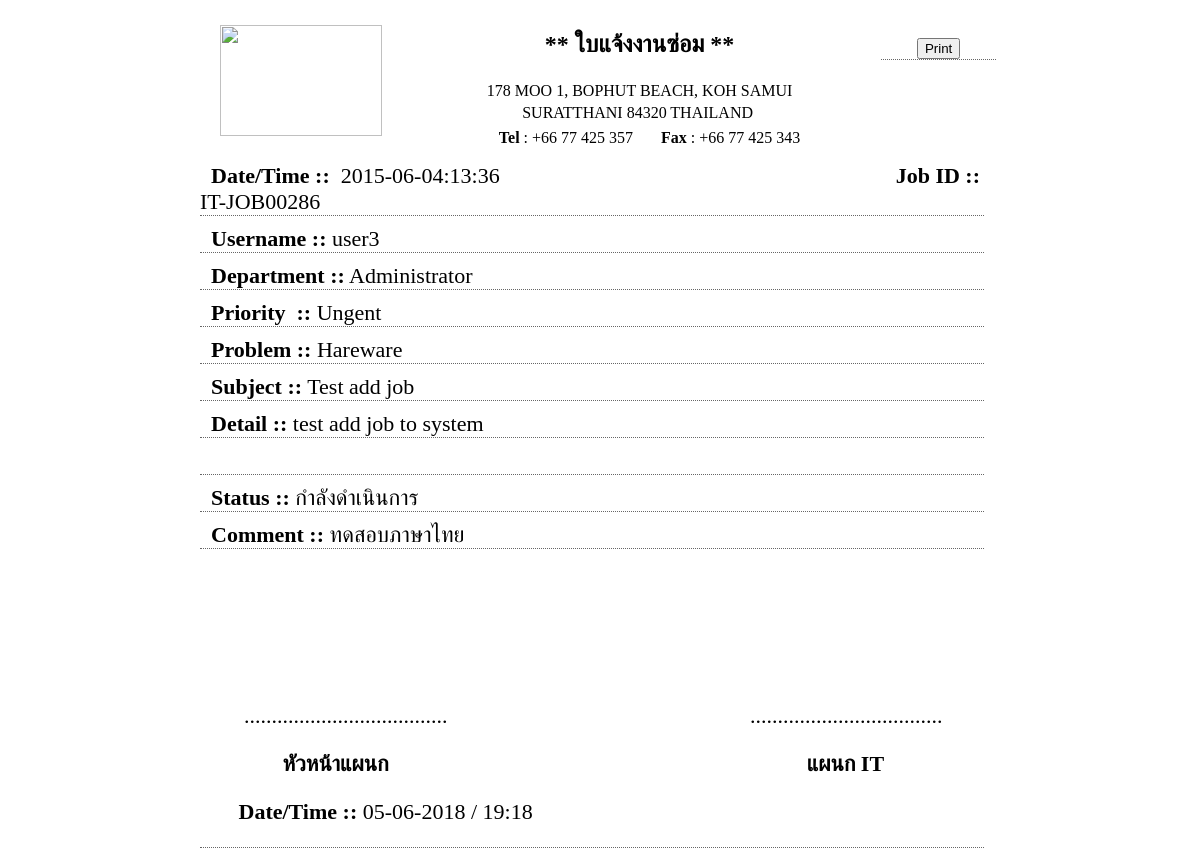
Page /sendoutsite_report.php?id=286 on the committed database.
### tables this page shows
CREATE TABLE `addjob` (
  `id` int(5) NOT NULL auto_increment,
  `name` varchar(100) NOT NULL,
  `datepicker` date NOT NULL,
  `time` varchar(20) NOT NULL,
  `department` varchar(100) NOT NULL,
  `piority` varchar(100) NOT NULL,
  `subject` varchar(100) NOT NULL,
  `problem` varchar(100) NOT NULL,
  `details` varchar(255) NOT NULL,
  `comment` varchar(255) default NULL,
  `status` varchar(100) default NULL,
  PRIMARY KEY  (`id`)
);

### sendoutsite_report.php (the view, shortened to what this page needs)
<?php require_once('Connections/IT.php'); ?>
<?php
if (!function_exists("GetSQLValueString")) {
function GetSQLValueString($theValue, $theType, $theDefinedValue = "", $theNotDefinedValue = "")
{
  $theValue = function_exists("mysql_real_escape_string") ? mysql_real_escape_string($theValue) : mysql_escape_string($theValue);
  switch ($theType) {
    case "long":
    case "int":
      $theValue = ($theValue != "") ? intval($theValue) : "NULL";
      break;
  }
  return $theValue;
}
}
$query_MAR = "SELECT * FROM addjob";
$MAR = mysql_query($query_MAR, $IT) or die(mysql_error());
$totalRows_MAR = mysql_num_rows($MAR);$colname_MAR = "-1";
if (isset($_GET['id'])) {
  $colname_MAR = $_GET['id'];
}
$query_MAR = sprintf("SELECT * FROM addjob WHERE id = %s", GetSQLValueString($colname_MAR, "int"));
$MAR = mysql_query($query_MAR, $IT) or die(mysql_error());
$row_MAR = mysql_fetch_assoc($MAR);
?>
<!DOCTYPE html PUBLIC "-//W3C//DTD XHTML 1.0 Transitional//EN" "http://www.w3.org/TR/xhtml1/DTD/xhtml1-transitional.dtd">
<html xmlns="http://www.w3.org/1999/xhtml">
<head>
</head>
<body>
  <?
    $date = date("d-m-Y");
    $time = date("H:i");
    ?>
<div id="wrapall">
  <table width="100%" border="0">
    <tr>
      <td width="25%" rowspan="4" align="center"><img src="images/rws_logo.png" width="162" height="111" /></td>
      <td width="60%" align="center"><h2><strong>** ใบแจ้งงานซ่อม **</strong></h2></td>
      <td width="15%" align="center">  <div class="data_line">
    <input name="btnprint" id="btnprint" type="button" onClick="window.print()" value="Print" />
  </div></td>
    </tr>
    <tr>
      <td align="center">178 MOO 1, BOPHUT BEACH, KOH SAMUI</td>
      <td>&nbsp;</td>
    </tr>
    <tr>
      <td align="center">SURATTHANI 84320 THAILAND </td>
      <td>&nbsp;</td>
    </tr>
    <tr>
      <td height="24" align="center"><strong>&nbsp;&nbsp;&nbsp;&nbsp;&nbsp;Tel </strong>: +66 77 425 357 &nbsp;&nbsp;&nbsp;&nbsp;&nbsp;&nbsp;<strong>Fax</strong> : +66 77 425 343</td>
      <td>&nbsp;</td>
    </tr>
  </table>
  <div class="data_line"><strong>Date/Time ::</strong> <?php echo $row_MAR['datepicker']; ?>:<?php echo $row_MAR['time']; ?><strong>Job ID ::</strong> IT-JOB00<?php echo $row_MAR['id']; ?></div>
  <div class="data_line">&nbsp;&nbsp;<strong>Username ::&nbsp;</strong><?php echo $row_MAR['name']; ?></div>
  <div class="data_line">&nbsp;&nbsp;<strong>Department ::</strong> <?php echo $row_MAR['department']; ?></div>
  <div class="data_line">&nbsp;&nbsp;<strong>Priority &nbsp;::</strong> <?php echo $row_MAR['piority']; ?></div>
  <div class="data_line">&nbsp;&nbsp;<strong>Problem ::</strong>&nbsp;<?php echo $row_MAR['problem']; ?></div>
  <div class="data_line">&nbsp;&nbsp;<strong>Subject ::</strong> <?php echo $row_MAR['subject']; ?></div>
  <div class="data_line">&nbsp;<strong>&nbsp;Detail ::</strong>&nbsp;<?php echo $row_MAR['details']; ?></div>
  <div class="data_line">&nbsp;</div>
  <div class="data_line">&nbsp;&nbsp;<strong>Status ::</strong>&nbsp;<?php echo $row_MAR['status']; ?></div>
  <div class="data_line">&nbsp;&nbsp;<strong>Comment ::</strong>&nbsp;<?php echo $row_MAR['comment']; ?></div>
  <div class="data_line">&nbsp;&nbsp;
    <p>&nbsp;</p>
    <p>&nbsp;</p>
    <p>&nbsp;&nbsp;&nbsp;&nbsp;  &nbsp;&nbsp;&nbsp;.....................................&nbsp;&nbsp;&nbsp;&nbsp;&nbsp;&nbsp;&nbsp;&nbsp;&nbsp;&nbsp;&nbsp;&nbsp;&nbsp;&nbsp;&nbsp;&nbsp;&nbsp;&nbsp;&nbsp;&nbsp;&nbsp;&nbsp;&nbsp;&nbsp;&nbsp;&nbsp;&nbsp;&nbsp;&nbsp;&nbsp;&nbsp;&nbsp;&nbsp;&nbsp;&nbsp;&nbsp;&nbsp;&nbsp;&nbsp;&nbsp;&nbsp;&nbsp;&nbsp;&nbsp;&nbsp;&nbsp;&nbsp;&nbsp;&nbsp;&nbsp;&nbsp;&nbsp;&nbsp;&nbsp;&nbsp;...................................
</p>
    <p><strong>&nbsp;หัวหน้าแผนก			</strong><strong>แผนก IT</strong></p>
    <p>&nbsp;&nbsp;&nbsp;&nbsp;&nbsp;&nbsp;&nbsp;<strong>Date/Time ::</strong> <? echo $date."&nbsp;/&nbsp;".$time?></p>
  </div>
</div>
</body>
</html>

### sendoutsite_report.php (style rules this page uses)
#wrapall { font-family: "Angsana New"; margin: auto; width: 800px; }
.data_line { font-size: 22px; font-weight: normal; clear: both; width: 98%; padding-top: 10px; border-bottom-width: 1px; border-bottom-style: dotted; border-bottom-color: #666; }

### rows in the picture
addjob: datepicker "2015-06-04", time "13:36", id "286", name "user3", department "Administrator", piority "Ungent", problem "Hareware", subject "Test add job", details "test add job to system", status "กำลังดำเนินการ", comment "ทดสอบภาษาไทย"

### other values in the picture
$date "05-06-2018"
